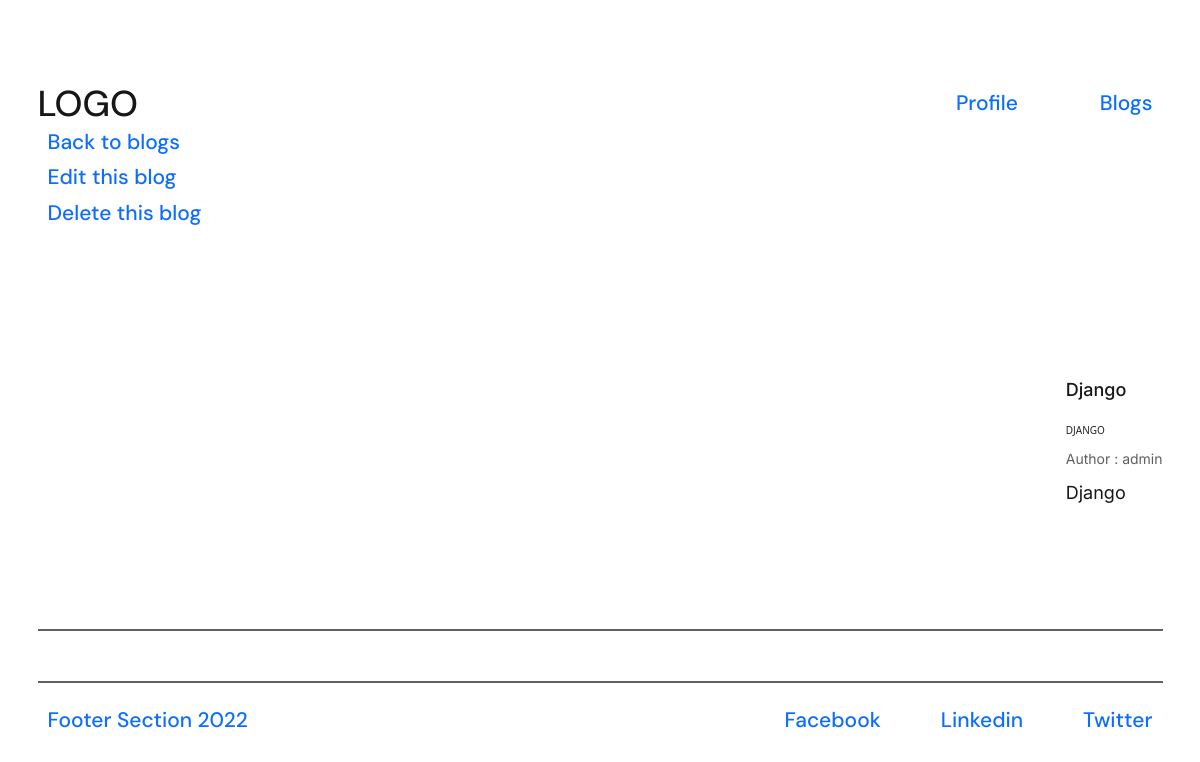
The app's page /myblog_detail/4 (signed in) with its own data.
### pages/models.py (models this page shows, shortened)
class Blog(models.Model):
    author = models.ForeignKey('auth.User',on_delete=models.CASCADE)
    id = models.AutoField(primary_key=True)
    title = models.CharField(max_length=200)
    subtitle = models.CharField(max_length=200)
    created_at = models.DateTimeField(auto_now_add=True)
    image = models.ImageField(upload_to='images/', default='images/html.png')
    paragraph = models.TextField()

### pages/views.py (the view)
# urls.py: path('myblog_detail/<int:pk>', MyBlogDetail.as_view(), name="myblog_detail"),
class MyBlogDetail(LoginRequiredMixin,UserPassesTestMixin,DetailView):
    login_url = '/signin/'
    model = Blog
    template_name=  'blogs/myblog_detail.html'
    context_object_name = 'blog'
    def test_func(self):
        obj = self.get_object()
        return obj.author == self.request.user

### templates/blogs/myblog_detail.html (shortened to what this page needs)
{% extends 'base.html' %} {% block main %}
<section class="section-blogs">
  <div class="container">
    <div class="flex">
      <a href="{% url 'blog' %}" class="nav-link underline">Back to blogs</a>
      <div class="flex g-3">
        <a href="{% url 'blog_update' blog.id %}" class="nav-link underline"
          >Edit this blog</a
        >
        <a
          href="{% url 'blog_delete' blog.id  %}"
          class="nav-link underline color-red"
          >Delete this blog</a
        >
      </div>
    </div>
  </div>
  <div class="container">
    <div class="blog-detail">
      <div class="blog-card blog-card-detail">
        <div class="blog-card-text">
          <div class="blog-text-info">
            <h4 class="blog-title">{{blog.title}}</h4>
            <p class="blog-subtitle">{{blog.subtitle | upper}}</p>
            <p>
              <span class="blog-date">Author : {{blog.author}} </span>
            </p>
            <div class="blog-para">
              <p class="blog-paragraph">{{blog.paragraph | safe}}</p>
            </div>
          </div>
        </div>
      </div>
    </div>
  </div>
</section>
{% endblock %}

### static/css/style.css (style rules this page uses)
:root { --color-white: #fff; --color-black: #181717; --color-grey: #606060; --color-background: #f3f3f3; --font-primary: "DM Sans", sans-serif; --font-secondary: "Inter", sans-serif; }
* { margin: 0; padding: 0; box-sizing: border-box; }
body { background-color: var(--color-background); }
html { font-size: 62.5%; }
.container { max-width: 120rem; margin: 0 auto; }
.nav-link, .nav-logo { font-family: var(--font-primary); font-weight: 500; font-size: 2.1rem; line-height: 1.2; color: var(--color-black); text-transform: none; text-decoration: none; }
.blog-card { display: flex; justify-content: space-between; gap: 10rem; padding-block: 10rem; border-bottom: 0.2rem solid var(--color-grey); margin-bottom: 2rem; }
.blog-card-text { display: flex; flex-direction: column; justify-content: space-between; }
.blog-title { font-family: var(--font-secondary); font-size: 1.8rem; font-weight: 500; line-height: 1; color: var(--color-black); margin-bottom: 2.4rem; }
.blog-date { font-family: var(--font-secondary); font-size: 1.4rem; font-weight: 400; line-height: 1.6; color: var(--color-grey); }
.blog-detail { margin-bottom: 2rem; display: flex; flex-direction: column; gap: 5rem; margin-top: 5rem; padding-bottom: 3rem; border-bottom: 0.2rem solid var(--color-grey); }
.blog-paragraph { font-family: var(--font-secondary); font-size: 1.8rem; font-weight: 400; line-height: 1.4; color: var(--color-black); margin-bottom: 2.4rem; }

### records on screen
Blog: title "Django", subtitle "DJANGO", author "admin", paragraph "Django"
